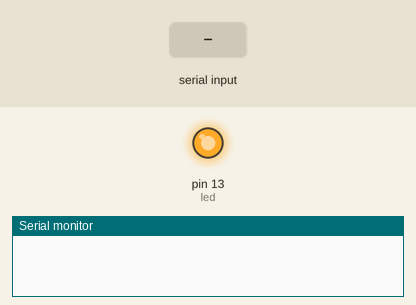
Recording of a sketch running on a simulated Arduino Uno, built with avr-gcc and run on an emulated ATmega328P. Shown: output pins drawn as LEDs (lit = HIGH), the last lines printed to the serial monitor. Inputs (shaded band) come from the test bench.

Above: at 1.2 s.
1.3 s: "F" received over Serial
At 1.9 s:
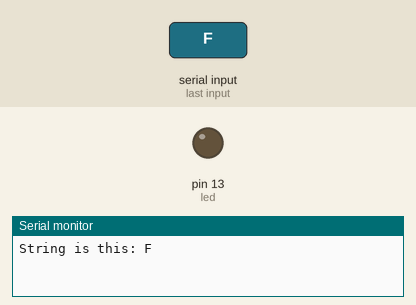
2.8 s: "O" received over Serial
At 3.1 s:
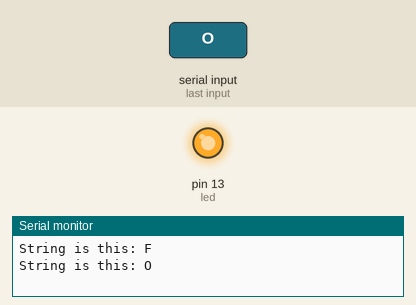
Timing chart, 0 to 5.8 s (numbered marks = the images above; inputs shaded):
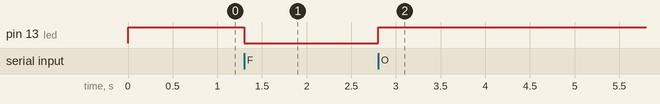

Measured:
- after the input at 1.3 s, pin 13 (led): HIGH → LOW at once
- after the input at 2.8 s, pin 13 (led): LOW → HIGH at once

The sketch:

arduino_code.ino
```cpp
char command;
String string;
#define led LED_BUILTIN
void setup() {
  Serial.begin(9600);
  pinMode(led, OUTPUT);
  LEDOn();
}

void loop() {
  while(Serial.available() > 0) {
    command = ((byte)Serial.read());
    string += command;
    Serial.println("String is this: " + string);
    delay(1);
  }
  switch(string[0]) {
   case 'O':
    LEDOn();
    break;
   case 'F':
    LEDOff();
    break;
   case 'A':

    break;
   case 'B':
    break;
   case 'C':
    break;
   default :
    break;
}
  string = "";
  command = "";
  //Serial.
}

void LEDOn() {
  digitalWrite(led, HIGH);
}

void LEDOff() {
  digitalWrite(led, LOW);
}
```
